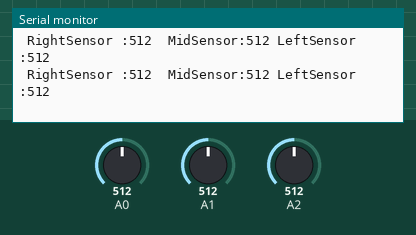
Simulated run of this sketch. Board: Arduino Uno, built with avr-gcc and run on an emulated ATmega328P. On the bench: the last lines printed to the serial monitor. The test bench sets the inputs (shaded band); at power-on: A1 = 512, A0 = 512, A2 = 512.

Above: at 7.2 s.
7.3 s: A1 set to 991
At 7.6 s:
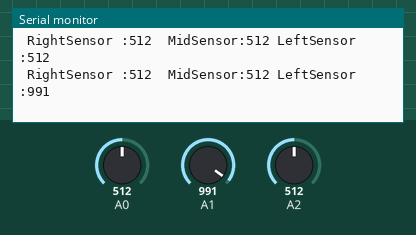
10.3 s: A1 set to 1007
At 10.41 s:
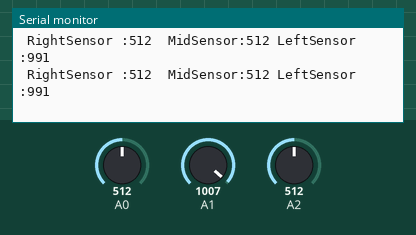
Timing chart, 0 to 13.3 s (numbered marks = the images above; inputs shaded):
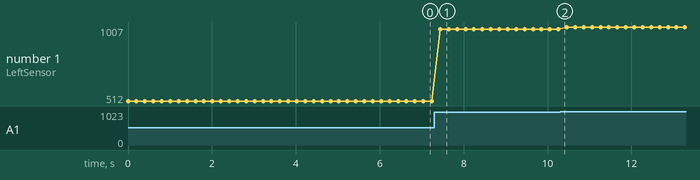

The sketch:

Test_Sensors.ino
```cpp
void setup()
{
  Serial.begin(9600);
}
void loop (){
  int rightSensor, leftSensor,midSensor;
  rightSensor  = analogRead(A0);
  leftSensor  = analogRead(A1);
  midSensor=analogRead(A2);
  Serial.print(" RightSensor :");
  Serial.print(rightSensor);
  Serial.print("  MidSensor:");
  Serial.print(midSensor);
  Serial.print(" LeftSensor :");
  Serial.println(leftSensor);
  delay(200);
}
```

Measured:
- after the input at 7.3 s, the serial monitor: prints a new line after 0.14 s (image 1)
- plotted number 1: 512 → 991 after the input at 7.3 s, 991 → 1007 after the input at 10.3 s
